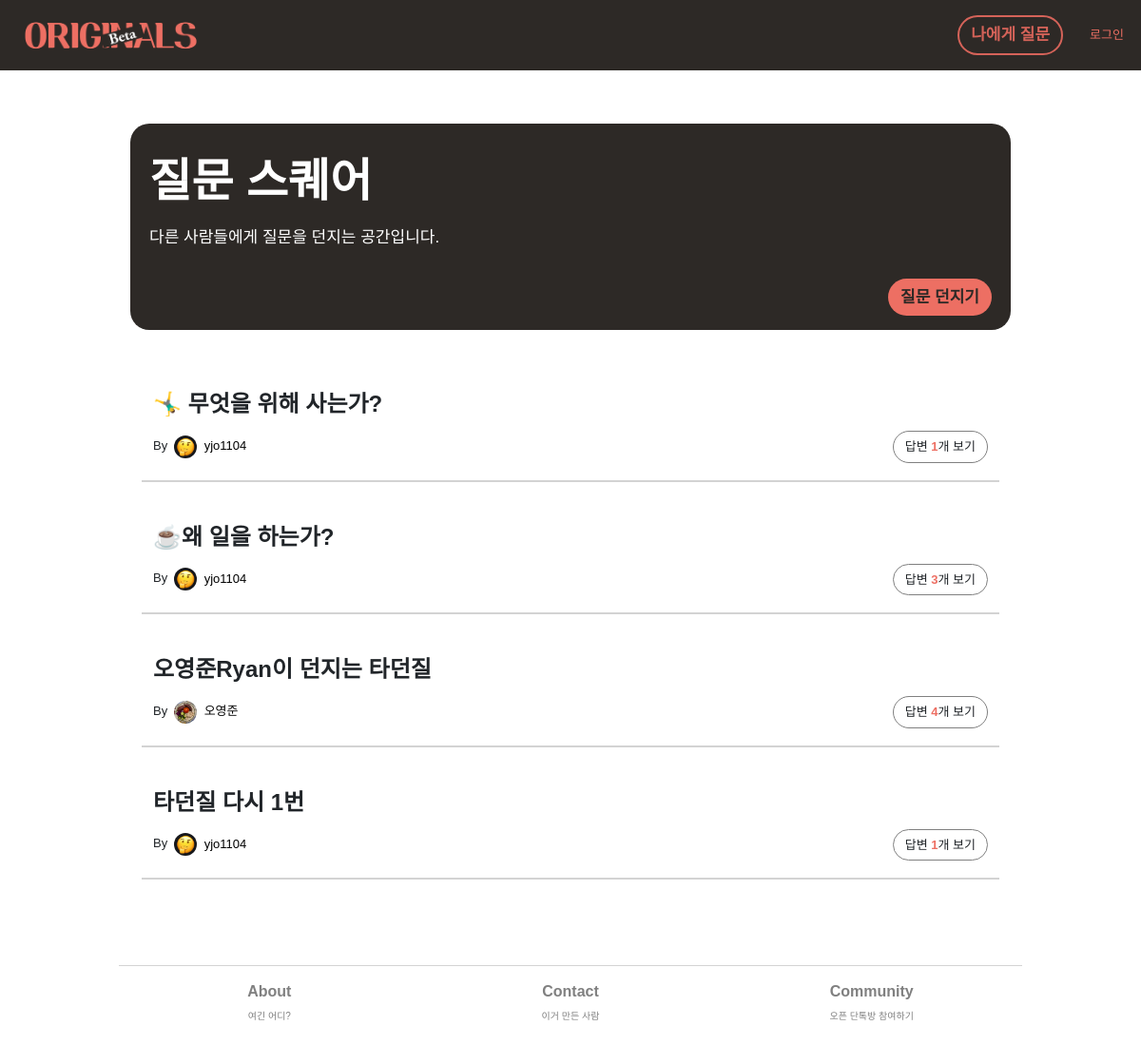
Page /question-square/ on the earlier database version.
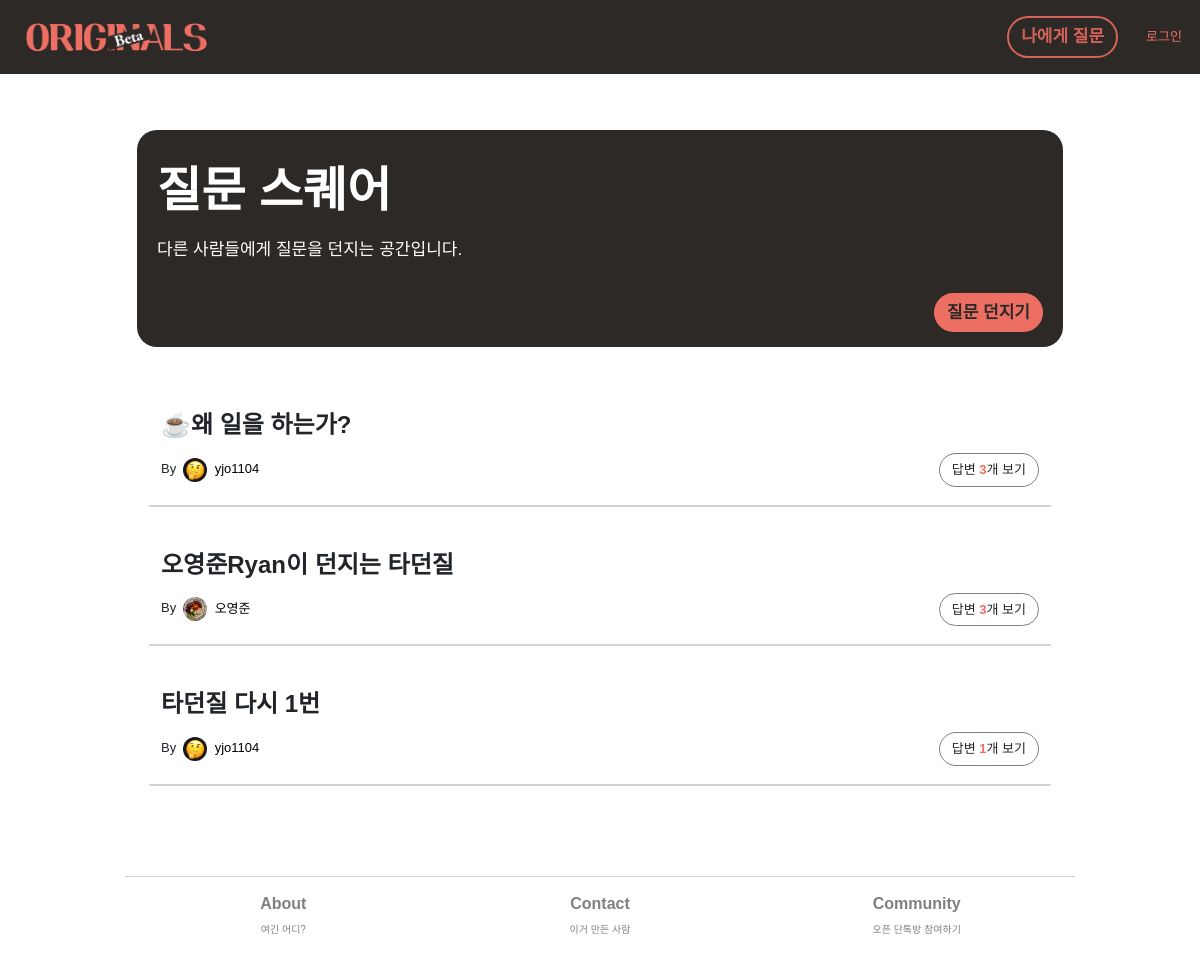
Same page on the later database version.
### questionsquare/models.py (models this page shows, shortened)
class QuestionsFromOthers(models.Model):
    objects = models.Manager()
    questioner = models.ForeignKey(UserInfo, on_delete=models.CASCADE, related_name='questionfromothers', default=None)
    title = models.CharField(max_length=100, blank=False)
    desc = models.TextField(blank=True)
    image = models.ImageField(null=True, blank=True, upload_to='question_img')
    created_at = models.DateField(auto_now_add=True)
    created_at_time = models.DateTimeField(auto_now_add=True)

### member/models.py (models this page shows, shortened)
class UserInfo(models.Model):
    objects = models.Manager()
    this_user = models.OneToOneField(User, on_delete=models.CASCADE, related_name = 'userinfo', null=True, default=None) ## UserInfo가 생성될 때마다 user에게 link된다.
    real_name = models.CharField(max_length=20, blank=True, default="내 이름")
    profile_image = models.ImageField(null=True, upload_to="profile_images", default="default_psa.jpg")
    self_intro = models.CharField(max_length=140, blank=True, default="나에 대한 간단한 소개")
    slug = models.SlugField(max_length=100, allow_unicode=True, null=False, blank=False)
    persona_type = models.CharField(max_length=50, null=False)
    is_editor = models.BooleanField(default=False)
    saved_answers = models.ForeignKey(AnswersForFromUs, on_delete=models.CASCADE, related_name = 'userinfo', null=True, default=None)

### questionsquare/views.py (the view)
# urls.py: path('', views.question_square, name="question-square"),
def question_square(request):
    navbar_context = navbar(request)
    questions = QuestionsFromOthers.objects.all().order_by('-created_at_time').annotate(
        count_answers = Count('answersforfromothers')
    )
    if request.user.is_authenticated:
        user_authenticated = True
    else:
        user_authenticated = False
    pre_context = {
        'questions' : questions,
        'user_authenticated' : user_authenticated,
    }
    context = {**pre_context, **navbar_context}
    return render(request, 'questionsquare/home.html', context)

### main/views.py (called while the page is built)
def navbar(request):
    if request.user.is_authenticated:
        navbar_this_user = request.user
        try:
            navbar_this_userinfo = UserInfo.objects.get(this_user=navbar_this_user)
            navbar_authenticated = 'True'
            navbar_context = {
                'navbar_authenticated' : navbar_authenticated,
                'navbar_this_user' : navbar_this_user.username,
                'navbar_this_userinfo' : navbar_this_userinfo,
            }
        except ObjectDoesNotExist:
            navbar_authenticated = 'False'
            navbar_context = {
                'navbar_authenticated' : navbar_authenticated,
                'navbar_this_user' : navbar_this_user.username,
            }
    else:
        navbar_authenticated = 'False'
        navbar_context = {
            'navbar_authenticated' : navbar_authenticated,
        }
    return navbar_context

### questionsquare/templates/questionsquare/home.html (shortened to what this page needs)
{% extends 'main/base.html' %}
{% load crispy_forms_tags %}
{% block content %}
<div class="row-h-80"></div>
<div class="sub-container">
    <div class="row">
        <div class="col text-xl">
            질문 스퀘어
        </div>
    </div>
    <div class="row">
        <div class="col text-m">
            다른 사람들에게 질문을 던지는 공간입니다.
        </div>
    </div>
    <div class="row-h-20"></div>
    <div class="row">
        <div class="col right">
            <button class='btn btn-primary' onclick="location.href='/question-square/throw-question'">질문 던지기</button>
        </div>
    </div>
</div>
<div class="container">
    <div class="row-h-20"></div>
    {% if questions %}
    {% for q in questions %}
    <div class="row-h-20"></div>
    <div class="row">
        <div class="col">
            <div class="row">
                <div class="col text-l bolder">
                    {{q.title}}
                </div>
            </div>
            <div class="row">
                <div class="col-6 text-s left my-auto">
                    By &nbsp;<a href="/profile/{{q.questioner.this_user.username}}"><img class=" profile-img-list" src="{{q.questioner.profile_image.url}}">&nbsp;&nbsp;<span style='font-weight:400;'>{{q.questioner.real_name}}</span></a>
                </div>
                <div class="col-6 right">
                    <button class='btn btn-menial' onclick="location.href='/question-square/answers-of/{{q.id}}'">
                        답변 <span class="bolder theme-color">{{q.count_answers}}</span>개 보기
                    </button>
                </div>
            </div>
        </div>
        <div class="row-h-20 bottom-border"></div>
    </div>
    {% endfor %}
    {% endif %}
</div>
{% endblock %}

Differences in the rows shown:
removed QuestionsFromOthers: title "🤸‍♂️ 무엇을 위해 사는가?", questioner.profile_image (placeholder picture), questioner.real_name "yjo1104", count_answers "1"
computed for QuestionsFromOthers "오영준Ryan이 던지는 타던질": count_answers "4" → "3"
